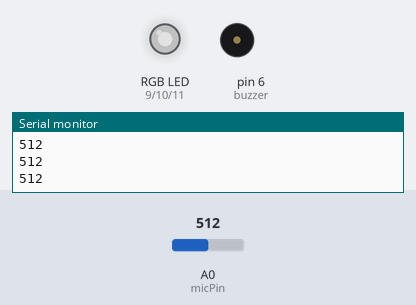
A sketch run on a simulated Arduino Uno, built with avr-gcc and run on an emulated ATmega328P. On the bench: an RGB LED mixed from three pins (HIGH = lit), buzzer (waves = sounding), the last lines printed to the serial monitor. Inputs (shaded band) come from the test bench; at power-on: A0 (micPin) = 512. Dim RGB values are drawn brighter than linear.

Above: at 1.3 s.
1.4 s: A0 (micPin) set to 68
4.4 s: A0 (micPin) set to 55
At 5.5 s:
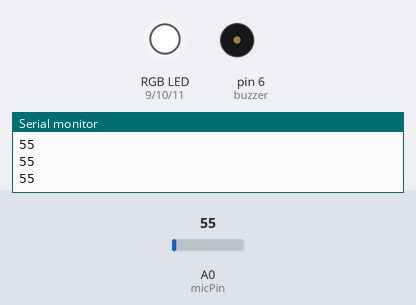
5.9 s: A0 (micPin) set to 122
At 8.8 s:
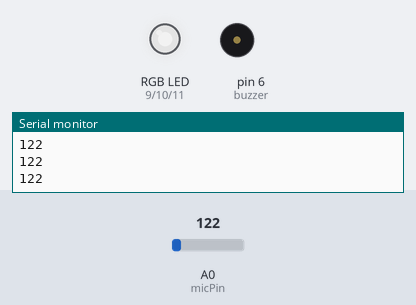
8.9 s: A0 (micPin) set to 50
At 10.0 s:
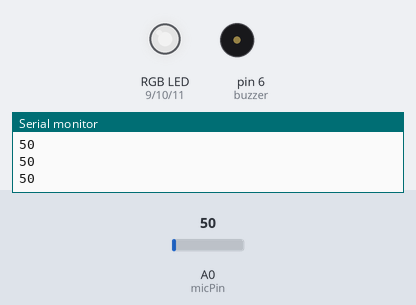
Timing chart, 0 to 11.4 s (numbered marks = the images above; inputs shaded):
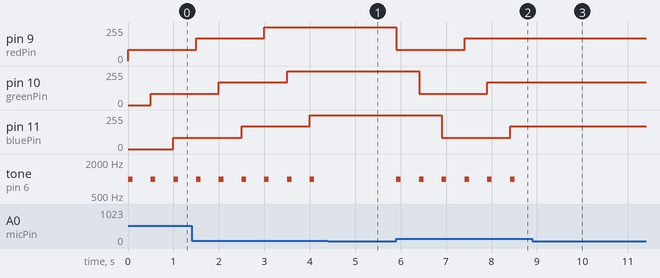

The sketch:

rgb-with-sound.ino
```cpp
int redPin = 9;
int greenPin = 10;
int bluePin = 11;
int buzzer = 6;
int micPin = A0;

int colors[3] = {0, 0, 0}; // RGB levels
int stepSize = 85; // Three levels: 0 → 85 → 170 → 255 → 0
int threshold = 60; // Adjust based on the environment

void setup() {
  pinMode(redPin, OUTPUT);
  pinMode(greenPin, OUTPUT);
  pinMode(bluePin, OUTPUT);
  pinMode(buzzer, OUTPUT);
  Serial.begin(9600);
}

void loop() {
  int micValue = analogRead(micPin);
  Serial.println(micValue);

  if (micValue > threshold) {
    changeColor();
    tone(buzzer, 1000, 100); // Beep sound
    delay(500); // Prevents multiple detections
  }
}

void changeColor() {
  static int colorIndex = 0;
  colors[colorIndex] = (colors[colorIndex] + stepSize) % 256;
  analogWrite(redPin, colors[0]);
  analogWrite(greenPin, colors[1]);
  analogWrite(bluePin, colors[2]);
  colorIndex = (colorIndex + 1) % 3;
}
```

Measured:
- the behaviour switches between 61 and 60 on A0 (micPin) (found by bisection; images 0 and 1)
- after the input at 4.4 s, pin 9 (redPin): stays 255/255 (without the input it goes to 84/255 after 0.10 s); pin 10 (greenPin): stays 255/255 (without the input it goes to 170/255 after 0.60 s); pin 11 (bluePin): stays 255/255 (without the input it goes to 170/255 after 1.1 s); tone on pin 6 (buzzer): stops changing and stays silent
- after the input at 5.9 s, pin 9 (redPin): 255/255 → 84/255 at once, → 169/255 1.5 s later; pin 10 (greenPin): 255/255 → 84/255 after 0.51 s, → 169/255 1.5 s later; pin 11 (bluePin): 255/255 → 84/255 after 1.0 s, → 169/255 1.5 s later; tone on pin 6 (buzzer): alternates 1000 Hz for 0.10 s and silent for 0.40 s, starting at once
- after the input at 8.9 s, pin 9 (redPin): stays 169/255 (without the input it goes to 254/255 after 0.01 s); pin 10 (greenPin): stays 169/255 (without the input it goes to 254/255 after 0.51 s); pin 11 (bluePin): stays 169/255 (without the input it goes to 254/255 after 1.0 s); tone on pin 6 (buzzer): stops changing and stays silent
- by itself, tone on pin 6 (buzzer): alternates 1000 Hz for 0.10 s and silent for 0.40 s
